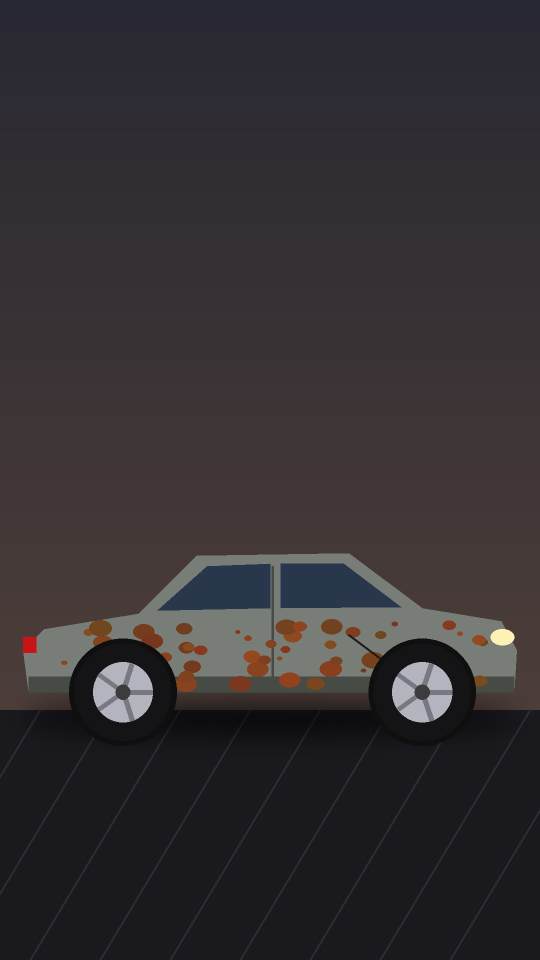
#> input picture videos/bryan/antes.jpg, 1080 x 1920 px (shown at 1/2 size)
$ python -i animacion.py   (imports and definitions only)
#> lines starting #> are read from the running program, lines starting #| are printed output that depends on the picture
"""Vídeo animado de Bryan (personaje que habla e interactúa con el vídeo).

Uso:
  python3 videos/bryan/anim/animacion.py videos/bryan_animado.json [--rapido] [--solo 0-10]

Si el guion tiene "audio", se usa esa voz y cada escena empieza en su "inicio" (segundos).
Si no, se genera la voz con Piper. La boca de Bryan se mueve con el volumen de la voz y los
subtítulos tipo karaoke salen de faster-whisper (si está instalado).
"""
import json
import math
import os
import random
import subprocess
import sys
import tempfile
from multiprocessing import Pool

import numpy as np
from PIL import Image, ImageDraw, ImageFilter

AQUI = os.path.dirname(os.path.abspath(__file__))
REPO = os.path.abspath(os.path.join(AQUI, "..", "..", ".."))
sys.path.insert(0, AQUI)
sys.path.insert(0, os.path.join(REPO, "video"))
from arte import *  # noqa
import make_video as mv  # noqa

FPS = 30
SR = mv.SR
TRANS = 0.5

# ================================================================ utilidades de animación
def ease(x):
    x = clamp(x)
    return x * x * (3 - 2 * x)


def ease_out(x):
    x = clamp(x)
    return 1 - (1 - x) ** 3


# [10 lines left out: functions back, pop, not called in this run]


_cache_txt = {}


# [347 lines left out: functions txt, emoji, pegar, tarjeta, pastilla, humo and 11 more, not called in this run]


def curva(rpm, pico):
    return pico * math.sin(clamp((rpm - 1000) / 4200) * math.pi * 0.62) ** 0.8


# [45 lines left out: function esc_repro, not called in this run]


COMENTARIOS = [
    ("Laura", "La A es puro arte"), ("Dani", "B!!! más caballos"), ("Iker", "Bryan haz la B"),
    ("Sofi", "A sin dudarlo"), ("Marco", "B y a quemar rueda"), ("Nerea", "Negro mate 😍"),
    ("Hugo", "Downpipe ya"), ("Alba", "A, que se venda caro"), ("Pol", "BBBBBB"),
]


# [199 lines left out: functions burbuja, esc_votacion, tarjeta_socio, esc_club, esc_cierre, not called in this run]


ESCENAS = {
    "intro": esc_intro, "diagnostico": esc_diagnostico, "mecanica": esc_mecanica, "pintura": esc_pintura,
    "repro": esc_repro, "votacion": esc_votacion, "club": esc_club, "cierre": esc_cierre,
}

# ================================================================ transición y subtítulos
# [106 lines left out: functions transicion, grupos_subtitulos, dibujar_subs, sintetizar_sfx, not called in this run]


SFX_SEG = {}  # efectos por escena con tiempo en segundos desde el inicio de la escena
POST = []  # capas extra que se dibujan sobre cada escena: f(fr, ctx, escena)


# [211 lines left out: functions eventos_sfx, musica_beat, preparar, transcribir, _norm, alinear and 1 more, not called in this run]


# ================================================================ render
ST = None


def frame(i):
    st = ST
    t = i / FPS
    escenas = st["escenas"]
    idx = 0
    for j, e in enumerate(escenas):
        if t >= e["ini"]:
            idx = j
    e = escenas[idx]
    ctx = {"t": t, "u": t - e["ini"], "dur": e["dur"], "habla": float(st["env"][min(i, len(st["env"]) - 1)])}
    fr = Image.new("RGB", (W, H))
    ESCENAS[e["tipo"]](fr, ctx)
    for f in POST:
        f(fr, ctx, e)
    dibujar_subs(fr, t, st["grupos"])
    for j, e2 in enumerate(escenas[1:], 1):
        q = (t - (e2["ini"] - TRANS / 2)) / TRANS
        if 0 <= q <= 1:
            transicion(fr, q)
    return fr


# [47 lines left out: functions render_trozo, main, not called in this run]


# [2 lines not run here, left out]

>>> import cv2
>>> picture = cv2.imread('../antes.jpg', cv2.IMREAD_GRAYSCALE)
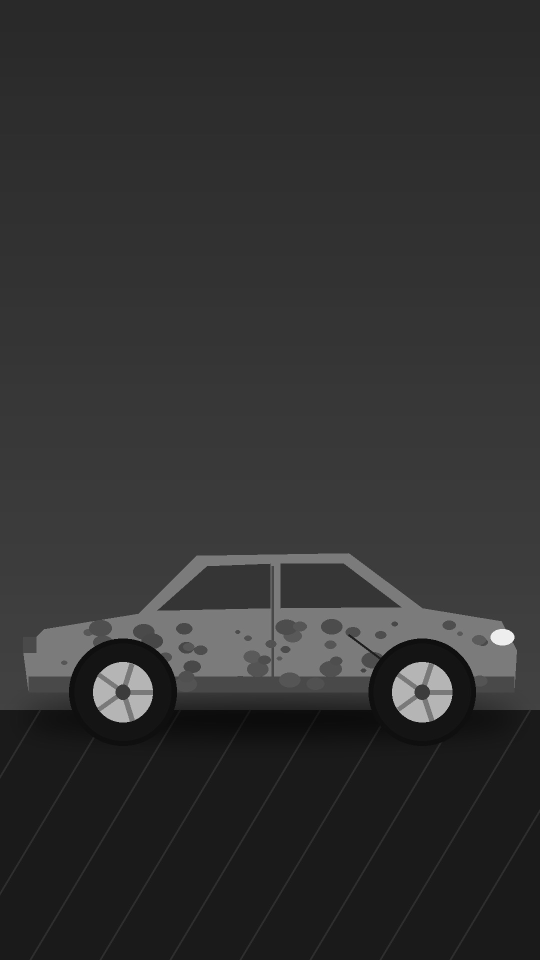
#> picture: shape (1920, 1080) (shown at 1/2 size); min 3, max 249, mean 49.2
>>> result = frame(picture)
#> (the run stopped early here; a loop or call above may not have finished)
